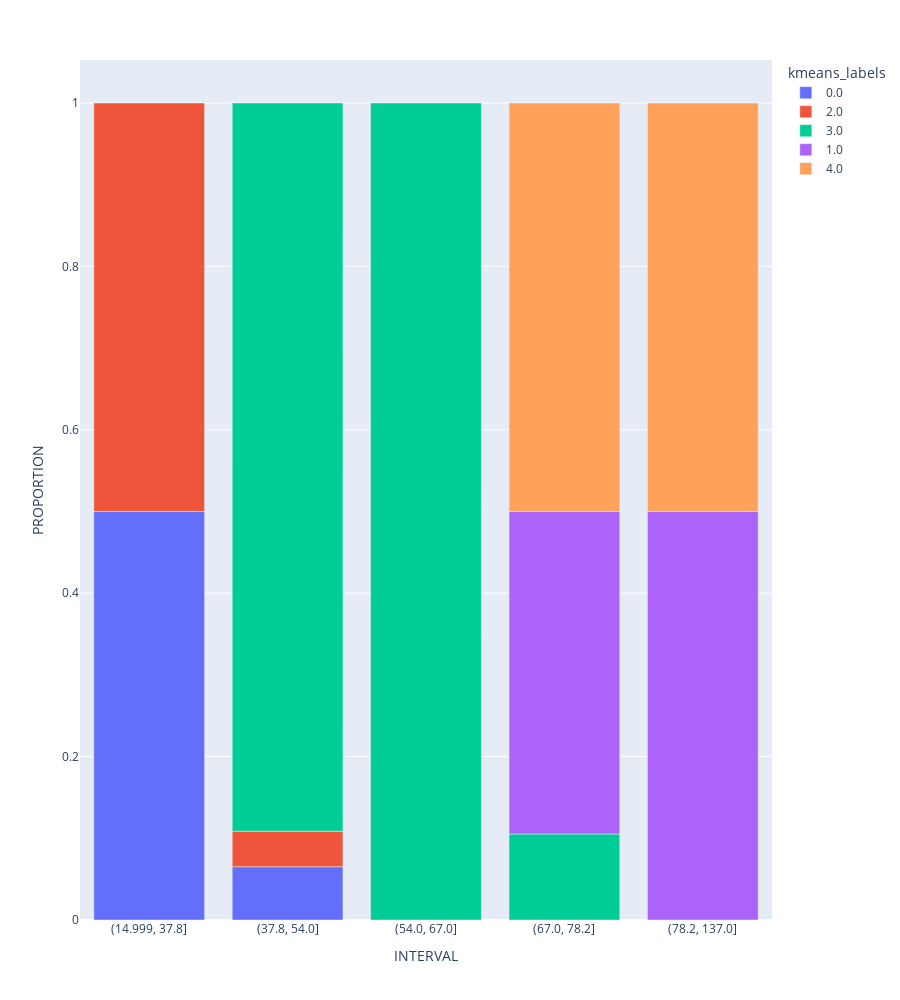
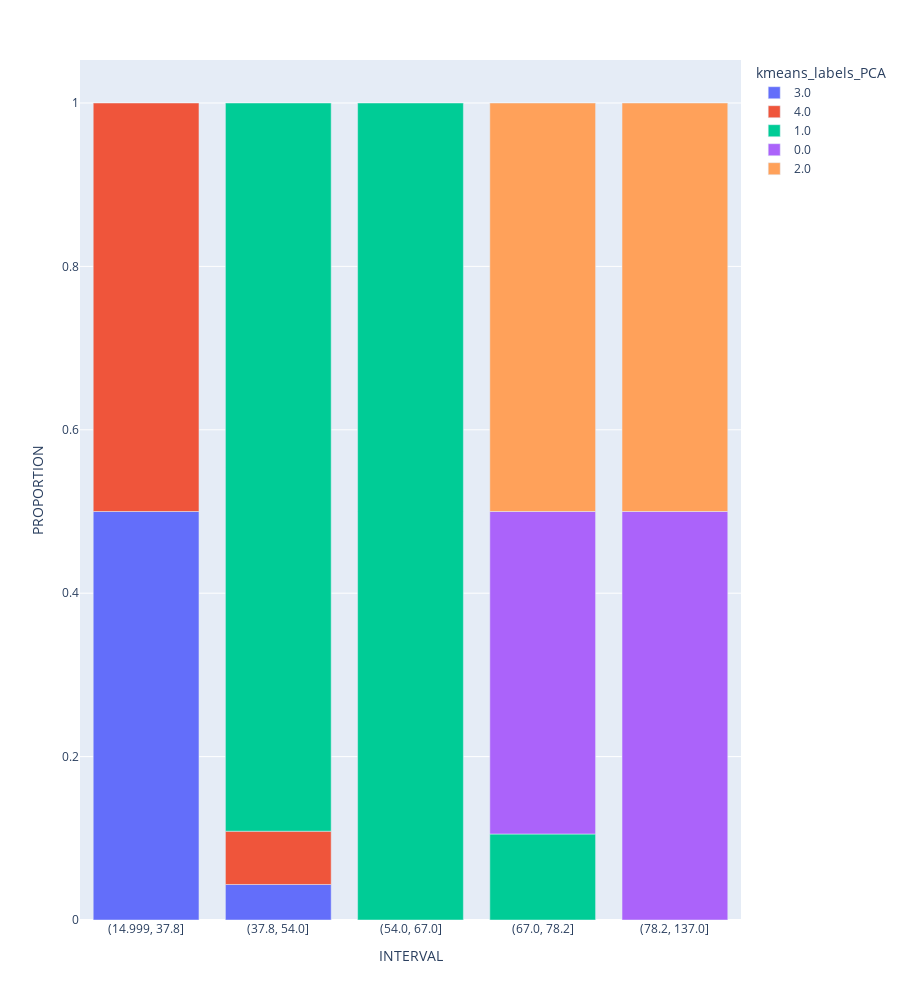

Here is the notebook cell these charts were saved with, in order:
### Code cell
fig = px.bar(IQ_kmeans,
            x ='INTERVAL',
            y='PROPORTION',
            color='kmeans_labels',
            barmode='relative',
            height=1000)
fig.show()
fig = px.bar(IQ_kmeans_PCA,
             x ='INTERVAL',
             y='PROPORTION',
             color='kmeans_labels_PCA',
             barmode='relative',
             height=1000)
fig.show()

### Figure 1 — Plotly figure (JSON) as saved in the notebook; plotly's stock layout.template omitted (floating-point values rounded to 4 significant figures)
{"data": [{"alignmentgroup": "True", "hovertemplate": "kmeans_labels=0.0<br>INTERVAL=%{x}<br>PROPORTION=%{y}<extra></extra>", "legendgroup": "0.0", "marker": {"color": "#636efa", "pattern": {"shape": ""}}, "name": "0.0", "offsetgroup": "0.0", "orientation": "v", "showlegend": true, "textposition": "auto", "type": "bar", "x": ["(14.999, 37.8]", "(37.8, 54.0]"], "xaxis": "x", "y": [0.5, 0.06522], "yaxis": "y"}, {"alignmentgroup": "True", "hovertemplate": "kmeans_labels=2.0<br>INTERVAL=%{x}<br>PROPORTION=%{y}<extra></extra>", "legendgroup": "2.0", "marker": {"color": "#EF553B", "pattern": {"shape": ""}}, "name": "2.0", "offsetgroup": "2.0", "orientation": "v", "showlegend": true, "textposition": "auto", "type": "bar", "x": ["(14.999, 37.8]", "(37.8, 54.0]"], "xaxis": "x", "y": [0.5, 0.04348], "yaxis": "y"}, {"alignmentgroup": "True", "hovertemplate": "kmeans_labels=3.0<br>INTERVAL=%{x}<br>PROPORTION=%{y}<extra></extra>", "legendgroup": "3.0", "marker": {"color": "#00cc96", "pattern": {"shape": ""}}, "name": "3.0", "offsetgroup": "3.0", "orientation": "v", "showlegend": true, "textposition": "auto", "type": "bar", "x": ["(37.8, 54.0]", "(54.0, 67.0]", "(67.0, 78.2]"], "xaxis": "x", "y": [0.8913, 1, 0.1053], "yaxis": "y"}, {"alignmentgroup": "True", "hovertemplate": "kmeans_labels=1.0<br>INTERVAL=%{x}<br>PROPORTION=%{y}<extra></extra>", "legendgroup": "1.0", "marker": {"color": "#ab63fa", "pattern": {"shape": ""}}, "name": "1.0", "offsetgroup": "1.0", "orientation": "v", "showlegend": true, "textposition": "auto", "type": "bar", "x": ["(67.0, 78.2]", "(78.2, 137.0]"], "xaxis": "x", "y": [0.3947, 0.5], "yaxis": "y"}, {"alignmentgroup": "True", "hovertemplate": "kmeans_labels=4.0<br>INTERVAL=%{x}<br>PROPORTION=%{y}<extra></extra>", "legendgroup": "4.0", "marker": {"color": "#FFA15A", "pattern": {"shape": ""}}, "name": "4.0", "offsetgroup": "4.0", "orientation": "v", "showlegend": true, "textposition": "auto", "type": "bar", "x": ["(67.0, 78.2]", "(78.2, 137.0]"], "xaxis": "x", "y": [0.5, 0.5], "yaxis": "y"}], "layout": {"barmode": "relative", "height": 1000, "legend": {"title": {"text": "kmeans_labels"}, "tracegroupgap": 0}, "margin": {"t": 60}, "xaxis": {"anchor": "y", "domain": [0, 1], "title": {"text": "INTERVAL"}}, "yaxis": {"anchor": "x", "domain": [0, 1], "title": {"text": "PROPORTION"}}}}

### Figure 2 — Plotly figure (JSON) as saved in the notebook; plotly's stock layout.template omitted (floating-point values rounded to 4 significant figures)
{"data": [{"alignmentgroup": "True", "hovertemplate": "kmeans_labels_PCA=3.0<br>INTERVAL=%{x}<br>PROPORTION=%{y}<extra></extra>", "legendgroup": "3.0", "marker": {"color": "#636efa", "pattern": {"shape": ""}}, "name": "3.0", "offsetgroup": "3.0", "orientation": "v", "showlegend": true, "textposition": "auto", "type": "bar", "x": ["(14.999, 37.8]", "(37.8, 54.0]"], "xaxis": "x", "y": [0.5, 0.04348], "yaxis": "y"}, {"alignmentgroup": "True", "hovertemplate": "kmeans_labels_PCA=4.0<br>INTERVAL=%{x}<br>PROPORTION=%{y}<extra></extra>", "legendgroup": "4.0", "marker": {"color": "#EF553B", "pattern": {"shape": ""}}, "name": "4.0", "offsetgroup": "4.0", "orientation": "v", "showlegend": true, "textposition": "auto", "type": "bar", "x": ["(14.999, 37.8]", "(37.8, 54.0]"], "xaxis": "x", "y": [0.5, 0.06522], "yaxis": "y"}, {"alignmentgroup": "True", "hovertemplate": "kmeans_labels_PCA=1.0<br>INTERVAL=%{x}<br>PROPORTION=%{y}<extra></extra>", "legendgroup": "1.0", "marker": {"color": "#00cc96", "pattern": {"shape": ""}}, "name": "1.0", "offsetgroup": "1.0", "orientation": "v", "showlegend": true, "textposition": "auto", "type": "bar", "x": ["(37.8, 54.0]", "(54.0, 67.0]", "(67.0, 78.2]"], "xaxis": "x", "y": [0.8913, 1, 0.1053], "yaxis": "y"}, {"alignmentgroup": "True", "hovertemplate": "kmeans_labels_PCA=0.0<br>INTERVAL=%{x}<br>PROPORTION=%{y}<extra></extra>", "legendgroup": "0.0", "marker": {"color": "#ab63fa", "pattern": {"shape": ""}}, "name": "0.0", "offsetgroup": "0.0", "orientation": "v", "showlegend": true, "textposition": "auto", "type": "bar", "x": ["(67.0, 78.2]", "(78.2, 137.0]"], "xaxis": "x", "y": [0.3947, 0.5], "yaxis": "y"}, {"alignmentgroup": "True", "hovertemplate": "kmeans_labels_PCA=2.0<br>INTERVAL=%{x}<br>PROPORTION=%{y}<extra></extra>", "legendgroup": "2.0", "marker": {"color": "#FFA15A", "pattern": {"shape": ""}}, "name": "2.0", "offsetgroup": "2.0", "orientation": "v", "showlegend": true, "textposition": "auto", "type": "bar", "x": ["(67.0, 78.2]", "(78.2, 137.0]"], "xaxis": "x", "y": [0.5, 0.5], "yaxis": "y"}], "layout": {"barmode": "relative", "height": 1000, "legend": {"title": {"text": "kmeans_labels_PCA"}, "tracegroupgap": 0}, "margin": {"t": 60}, "xaxis": {"anchor": "y", "domain": [0, 1], "title": {"text": "INTERVAL"}}, "yaxis": {"anchor": "x", "domain": [0, 1], "title": {"text": "PROPORTION"}}}}
